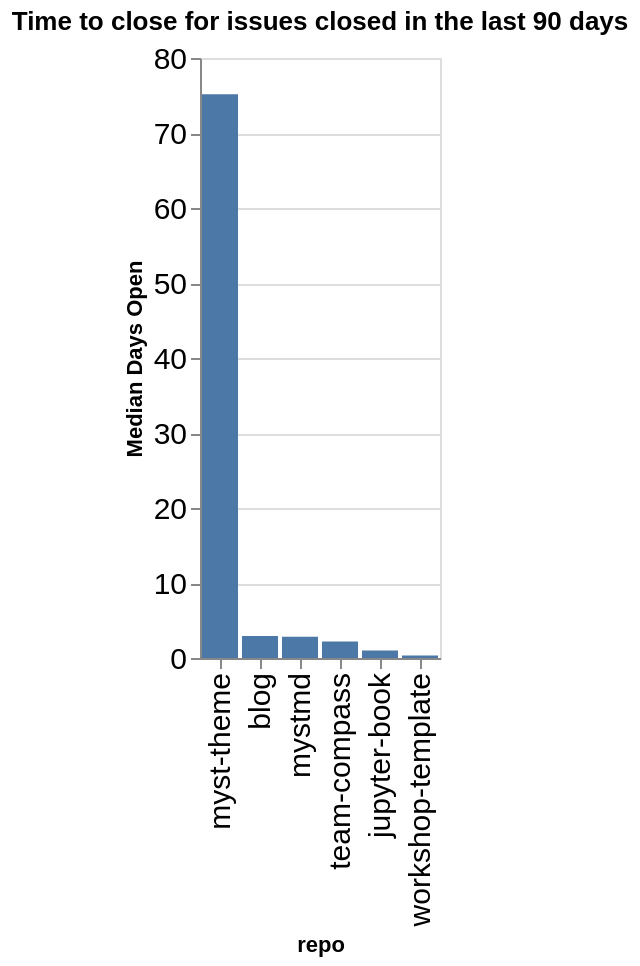

Notebook code for this chart:
### Code cell
time_open = closed.groupby(['org', 'repo']).agg({'time_open': 'median'}).reset_index()
time_open['time_open'] = time_open['time_open'] / (60 * 60 * 24)
time_open['org/repo'] = time_open.apply(lambda a: a['org'] + '/' + a['repo'], axis=1)
sorted_vals = time_open.sort_values(['org', 'time_open'], ascending=False)['repo'].values
alt.Chart(data=time_open, title=f"Time to close for issues closed in the last {n_days} days").mark_bar().encode(
    x=alt.X('repo', sort=alt.Sort(sorted_vals.tolist())),
    y=alt.Y('time_open', title="Median Days Open"),
)

### Figure 1 — Vega-Lite specification as saved in the notebook (floating-point values rounded to 4 significant figures)
{"config": {"axisLeft": {"labelFontSize": 15}, "axisBottom": {"labelFontSize": 15}}, "data": {"name": "data-19e16bb96e332e535d60e1d55a1dd086"}, "mark": {"type": "bar"}, "encoding": {"x": {"field": "repo", "sort": ["myst-theme", "blog", "mystmd", "team-compass", "jupyter-book", "workshop-template"], "type": "nominal"}, "y": {"field": "time_open", "title": "Median Days Open", "type": "quantitative"}}, "title": "Time to close for issues closed in the last 90 days", "$schema": "https://vega.github.io/schema/vega-lite/v5.20.1.json", "datasets": {"data-19e16bb96e332e535d60e1d55a1dd086": [{"org": "jupyter-book", "repo": "blog", "time_open": 2.948, "org/repo": "jupyter-book/blog"}, {"org": "jupyter-book", "repo": "jupyter-book", "time_open": 0.9961, "org/repo": "jupyter-book/jupyter-book"}, {"org": "jupyter-book", "repo": "myst-theme", "time_open": 75.17, "org/repo": "jupyter-book/myst-theme"}, {"org": "jupyter-book", "repo": "mystmd", "time_open": 2.848, "org/repo": "jupyter-book/mystmd"}, {"org": "jupyter-book", "repo": "team-compass", "time_open": 2.206, "org/repo": "jupyter-book/team-compass"}, {"org": "jupyter-book", "repo": "workshop-template", "time_open": 0.33, "org/repo": "jupyter-book/workshop-template"}]}}
